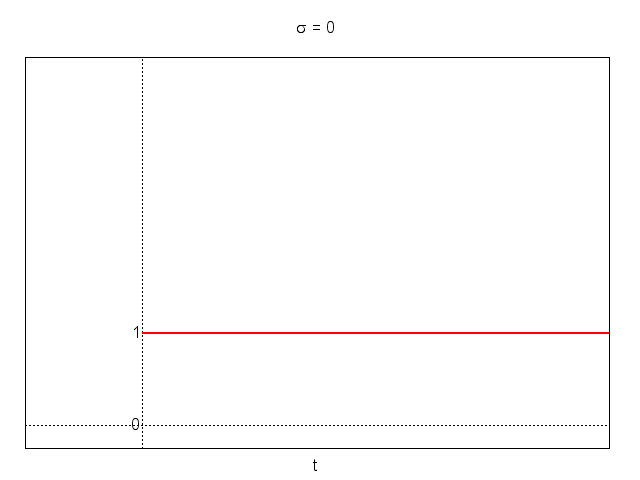

Source code (gnuplot):
set terminal png
set output 'poli_reali1_2.png'
set encoding utf8
load 'config.plt'
#
set xlabel 't'
set xzeroaxis
set yzeroaxis
unset ytics
unset xtics
#
set title "{/Symbol s} = 0"
set label "0" at 0,0 right
set label "1" at 0,1 right
plot [-.25:1][-.25:4] x >= 0 ? 1 : 1/0 notitle w l ls 1
